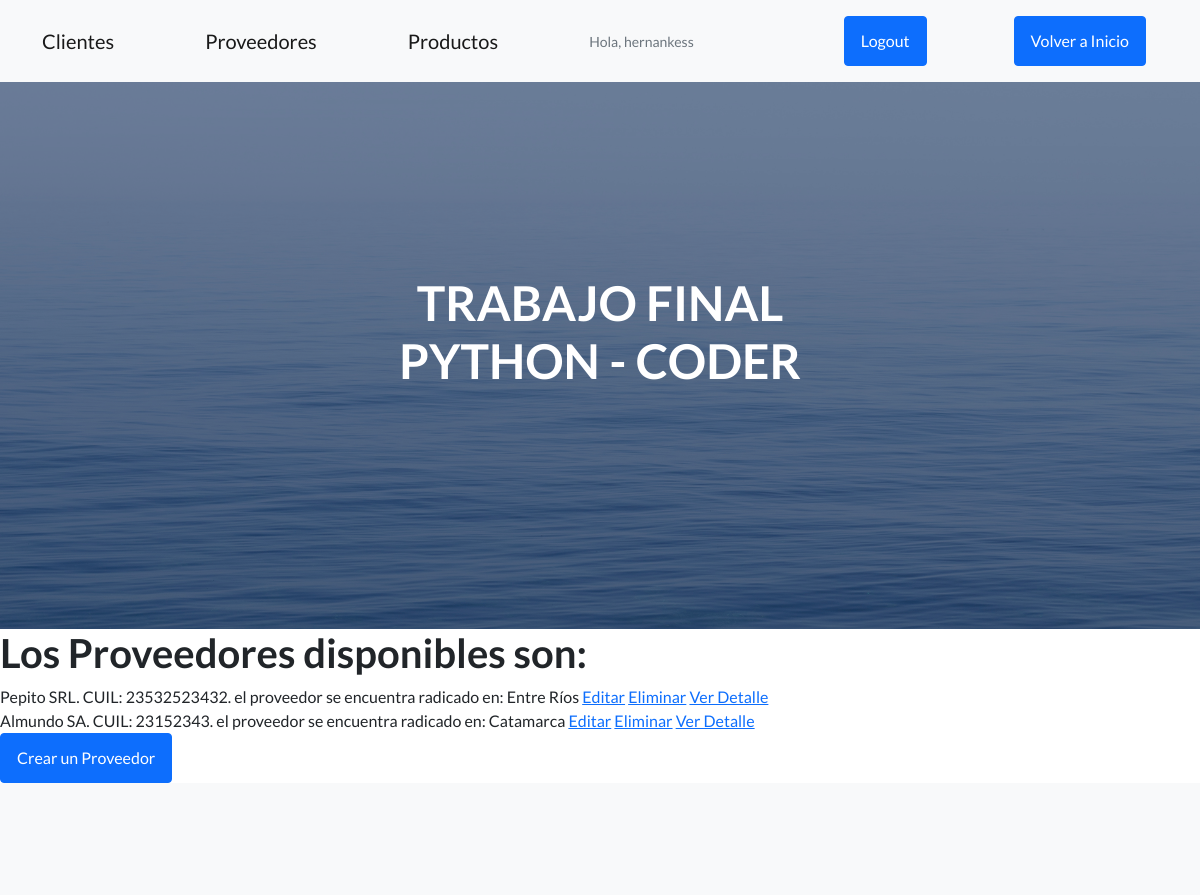
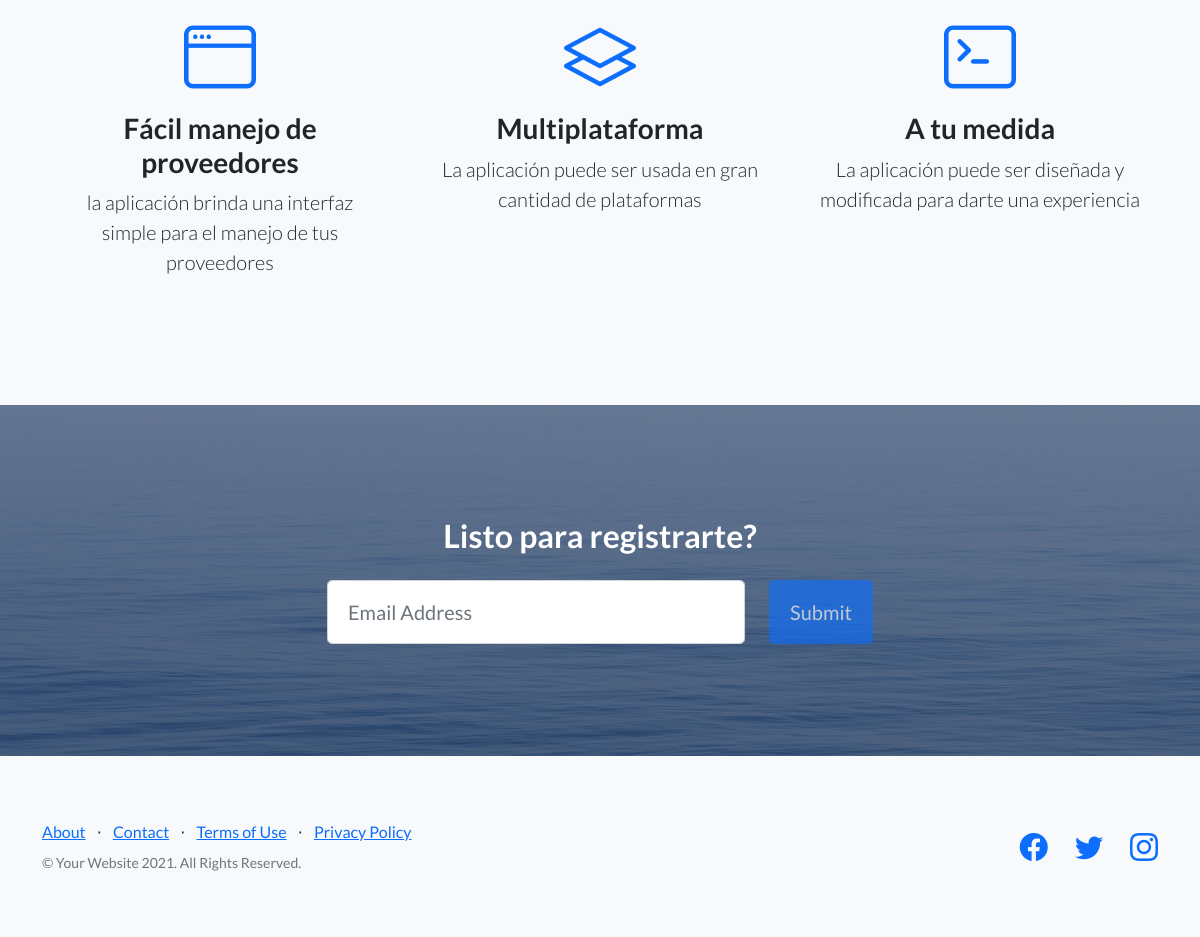
/AppTP/proveedor (signed in), run on the app's committed database (2 pictures, top to bottom).
### AppTP/models.py (models this page shows, shortened)
class Proveedor(models.Model):
    nombre = models.CharField(max_length=50)
    cuil = models.IntegerField()
    provincia = models.CharField(max_length=30)

### AppTP/views.py (the view)
# urls.py: path('proveedor', views.ProveedoresListView.as_view(), name="Proveedores"),
class ProveedoresListView(LoginRequiredMixin, ListView):
      model = Proveedor
      template_name = "AppTP/proveedores.html"
      context_object_name = "proveedor"

### AppTP/Templates/AppTP/proveedores.html (shortened to what this page needs)
{% extends "AppTP/padre.html" %}
{% load static%}
{% block link %}
<nav class="navbar navbar-light bg-light static-top">
    <div class="container">
        <a class="btn btn-primary" href={% url "Inicio" %} >Volver a Inicio</a>
    </div>
</nav>
{% endblock %}
{% block contenidoquecambia %}
<h1> Los Proveedores disponibles son: </h1>
{% for p in proveedor %}
{{ p.nombre }}. CUIL: {{p.cuil }}. el proveedor se encuentra radicado en: {{ p.provincia }}
    <a href="{% url 'Proveedor_update' p.id %}">Editar</a>
    <a href="{% url 'Proveedor_delete' p.id %}">Eliminar</a>
    <a href="{% url 'Proveedor_detail' p.id %}">Ver Detalle</a>
<br>
{% endfor %}
<a class="btn btn-primary" href={% url "Proveedor_add" %} >Crear un Proveedor</a>
{% endblock %}

### AppTP/Templates/AppTP/padre.html (shortened to what this page needs)
<!DOCTYPE html>
<html lang="en">
    <head>
        {% load static %}
        <link href="https://cdn.jsdelivr.net/npm/bootstrap-icons@1.5.0/font/bootstrap-icons.css" rel="stylesheet" type="text/css" />
        <link href= "{% static "AppTP/css/styles.css" %}" rel="stylesheet" />
    </head>
    <body>
        <nav class="navbar navbar-light bg-light static-top">
            <div class="container">
                <a class="navbar-brand" href={% url "Clientes" %}>Clientes</a>
                <a class="navbar-brand" href={% url "Proveedores" %}>Proveedores</a>
                <a class="navbar-brand" href={% url "Productos" %}>Productos</a>
                {% if not request.user.is_authenticated %}
                <a class="btn btn-primary" href="{% url 'Login' %}">Iniciar Sesión</a>
                {% else %}
                <p class="text-muted small mb-4 mb-lg-0">Hola, {{user.username}}</p>
                <a class="btn btn-primary" href="{% url 'Logout' %}">Logout</a>
                {% endif %}
                {% block link %}
                {% endblock %}
            </div>
        </nav>
        <header class="masthead">
            <div class="container position-relative">
                <div class="row justify-content-center">
                    <div class="col-xl-6">
                        <div class="text-center text-white">
                            <h1 class="mb-5">TRABAJO FINAL PYTHON - CODER</h1>
                        </div>
                    </div>
                </div>
            </div>
        </header>
        {% block contenidoquecambia %}
        {% endblock %}
        <section class="features-icons bg-light text-center">
            <div class="container">
                <div class="row">
                    <div class="col-lg-4">
                        <div class="features-icons-item mx-auto mb-5 mb-lg-0 mb-lg-3">
                            <div class="features-icons-icon d-flex"><i class="bi-window m-auto text-primary"></i></div>
                            <h3>Fácil manejo de proveedores</h3>
                            <p class="lead mb-0">la aplicación brinda una interfaz simple para el manejo de tus proveedores</p>
                        </div>
                    </div>
                    <div class="col-lg-4">
                        <div class="features-icons-item mx-auto mb-5 mb-lg-0 mb-lg-3">
                            <div class="features-icons-icon d-flex"><i class="bi-layers m-auto text-primary"></i></div>
                            <h3>Multiplataforma</h3>
                            <p class="lead mb-0">La aplicación puede ser usada en gran cantidad de plataformas</p>
                        </div>
                    </div>
                    <div class="col-lg-4">
                        <div class="features-icons-item mx-auto mb-0 mb-lg-3">
                            <div class="features-icons-icon d-flex"><i class="bi-terminal m-auto text-primary"></i></div>
                            <h3>A tu medida</h3>
                            <p class="lead mb-0">La aplicación puede ser diseñada y modificada para darte una experiencia</p>
                        </div>
                    </div>
                </div>
            </div>
        </section>
        <section class="call-to-action text-white text-center" id="signup">
            <div class="container position-relative">
                <div class="row justify-content-center">
                    <div class="col-xl-6">
                        <h2 class="mb-4">Listo para registrarte?</h2>
                        <form class="form-subscribe" id="contactFormFooter" data-sb-form-api-token="API_TOKEN">
                            <div class="row">
                                <div class="col">
                                    <input class="form-control form-control-lg" id="emailAddressBelow" type="email" placeholder="Email Address" data-sb-validations="required,email" />
                                </div>
                                <div class="col-auto"><button class="btn btn-primary btn-lg disabled" id="submitButton" type="submit">Submit</button></div>
                            </div>
                        </form>
                    </div>
                </div>
            </div>
        </section>
        <footer class="footer bg-light">
            <div class="container">
                <div class="row">
                    <div class="col-lg-6 h-100 text-center text-lg-start my-auto">
                        <ul class="list-inline mb-2">
                            <li class="list-inline-item"><a href="#!">About</a></li>
                            <li class="list-inline-item">⋅</li>
                            <li class="list-inline-item"><a href="#!">Contact</a></li>
                            <li class="list-inline-item">⋅</li>
                            <li class="list-inline-item"><a href="#!">Terms of Use</a></li>
                            <li class="list-inline-item">⋅</li>
                            <li class="list-inline-item"><a href="#!">Privacy Policy</a></li>
                        </ul>
                        <p class="text-muted small mb-4 mb-lg-0">&copy; Your Website 2021. All Rights Reserved.</p>
                    </div>
                    <div class="col-lg-6 h-100 text-center text-lg-end my-auto">
                        <ul class="list-inline mb-0">
                            <li class="list-inline-item me-4">
                                <a href="#!"><i class="bi-facebook fs-3"></i></a>
                            </li>
                            <li class="list-inline-item me-4">
                                <a href="#!"><i class="bi-twitter fs-3"></i></a>
                            </li>
                            <li class="list-inline-item">
                                <a href="#!"><i class="bi-instagram fs-3"></i></a>
                            </li>
                        </ul>
                    </div>
                </div>
            </div>
        </footer>
    </body>
</html>

### data on the page
Proveedor: nombre "Pepito SRL", cuil "23532523432", provincia "Entre Ríos"
Proveedor: nombre "Almundo SA", cuil "23152343", provincia "Catamarca"

### other printed values
{{ user.username }} "hernankess"
